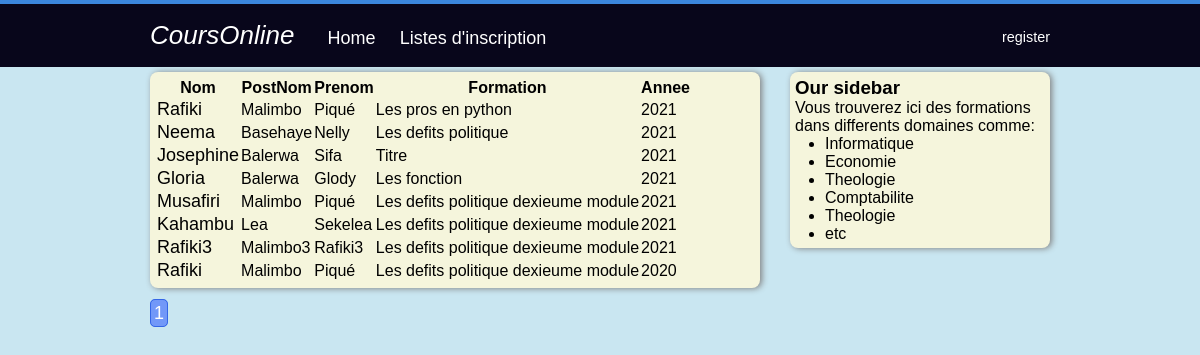
Page /listeInscrit on the committed database.
### inscriptionFormation/models.py (models this page shows, shortened)
class Inscription(db.Model):
    idInsc = db.Column(db.Integer, primary_key=True)
    montantInsc = db.Column(db.Integer, nullable=False, unique=False)
    EtuidFk = db.Column(db.Integer, db.ForeignKey(
        'etudiant.idEtu'), nullable=False, unique=False)
    formatIdFk = db.Column(db.Integer, db.ForeignKey(
        'formation.idFormat'), nullable=False, unique=False)
    anneeIdFk = db.Column(db.String(4), db.ForeignKey(
        'annee.idAnnee'), nullable=False, unique=False)
    paie = db.relationship('Paiement', backref='authorPaiement', lazy=True)

class Etudiant(db.Model):
    idEtu = db.Column(db.Integer, primary_key=True)
    nomEtu = db.Column(db.String(25), nullable=False, unique=False)
    postNomEtu = db.Column(db.String(30), nullable=False, unique=False)
    prenomEtu = db.Column(db.String(30), nullable=False, unique=False)
    sexeEtu = db.Column(db.String(30), nullable=False, unique=False)
    adressEtu = db.Column(db.String(1), nullable=False, unique=False)
    telEtu = db.Column(db.String(15), unique=True, nullable=False)
    emailEtu = db.Column(db.String(120), unique=True, nullable=False)
    inscri = db.relationship('Inscription', backref='authorEtut', lazy=True)

class Formation(db.Model):
    idFormat = db.Column(db.Integer, primary_key=True)
    intituleFormat = db.Column(db.String(300), nullable=True)
    dateDebutFormat = db.Column(
        db.Date, nullable=False, default=datetime.utcnow(), unique=False)
    dateFinFormat = db.Column(
        db.Date, nullable=False, default=datetime.utcnow(), unique=False)
    inscri = db.relationship('Inscription', backref='authorForm', lazy=True)

class Annee(db.Model):
    idAnnee = db.Column(db.String(4), primary_key=True,
                        autoincrement=False, unique=False)
    inscri = db.relationship('Inscription', backref='authorAnnee', lazy=True)

### inscriptionFormation/routes.py (the view)
@app.route("/listeInscrit")
def afficheListe():
    page = request.args.get('page', 1, type=int)
    inscris = Inscription.query.order_by(
        Inscription.anneeIdFk.desc()).paginate(page=page, per_page=20)
    return render_template('/pages/afficheListe.html', inscris=inscris)

### inscriptionFormation/templates/pages/afficheListe.html
{% extends "layout/default.html" %} {% block body %}
<div class="body_wrapper">
  <article class="article_wrapper">
    <table class="tableListe-wrapper">
      <thead>
        <tr>
          <th>Nom</th>
          <th>PostNom</th>
          <th>Prenom</th>
          <th>Formation</th>
          <th>Annee</th>
        </tr>
      </thead>
      <tbody>
        {% for inscri in inscris.items %}
        <tr>
          <td>
            <a href=" {{url_for('ownerinscri',idInsc = inscri.idInsc)}}">{{inscri.authorEtut.nomEtu}}</a>
          </td>
          <td>{{inscri.authorEtut.postNomEtu}} </td>
          <td>{{inscri.authorEtut.prenomEtu}} </td>
          <td>{{inscri.authorForm.intituleFormat}}
          </td>
          <td>{{inscri.authorAnnee.idAnnee}}</td>
        </tr>
        {% endfor %}
      </tbody>
    </table>
  </article>
  <div class="button_pages_wrapper">
    {% for page_num in inscris.iter_pages(left_edge =1,right_edge
    =1,left_current= 1, right_current =2) %}{% if page_num %} {% if inscris.page
    ==page_num %}
    <a href="{{url_for('afficheListe', page = page_num)}}" class="button_pages button_pages_color">{{page_num}}</a>
    {% else %}
    <a href="{{url_for('afficheListe', page = page_num)}}" class="button_pages">{{page_num}}</a>
    {% endif %}
    {% else %}
    ...
    {% endif %}
    {% endfor %}
  </div>
</div>
{% endblock %}

### inscriptionFormation/templates/layout/default.html (shortened to what this page needs)
<!DOCTYPE html>
<html lang="en">
<head>
    <link rel="stylesheet" type="text/css" href="{{url_for('static', filename = 'style_home.css')}}">
    <link rel="stylesheet" type="text/css" href="{{url_for('static', filename = 'style_blo.css')}}">
    <link rel="stylesheet" type="text/css" href="{{url_for('static', filename = 'styleAccount.css')}}">
    <link rel="stylesheet" type="text/css" href="{{url_for('static', filename = 'style_update.css')}}">
    <link rel="stylesheet" type="text/css" href="{{url_for('static', filename = 'style_logi_registratio.css')}}">
</head>
<body>
    {% include 'layout/nav.html' %}
    <div class="wrapper">
        {% block body %}{% endblock %}
        {% include 'layout/sidebar.html' %}
    </div>
</body>
</html>

### inscriptionFormation/templates/layout/nav.html (shortened to what this page needs)
<nav class='navbar-wrapper'>
    <div class="wrapper">
        <div class="navbar-left-wrapper nav">
            <a href="{{url_for('home')}}" class="brand">CoursOnline</a>
            <a href="{{url_for('home')}}">Home</a>
            <a href="{{url_for('afficheListe')}}">Listes d'inscription</a>
        </div>
        <div class="navbar-right-wrapper nav">
            <a href="#">register</a>
        </div>
    </div>
</nav>

### inscriptionFormation/templates/layout/sidebar.html
<div class="sidebar_wrapper body_wrapper">
    <h3>Our sidebar</h3>
    <p>Vous trouverez ici des formations dans differents domaines comme:</p>
    <div>
        <ul>
            <li>Informatique</li>
            <li>Economie</li>
            <li>Theologie</li>
            <li>Comptabilite</li>
            <li>Theologie</li>
            <li>etc</li>
        </ul>
    </div>
</div>

### inscriptionFormation/static/style_home.css (style rules this page uses)
* { margin: 0; padding: 0; }
.wrapper { width: 900px; max-width: 90%; margin: 0px auto; }
body { background-color: rgb(201, 230, 241); font-family: Arial, Helvetica, sans-serif, sans-serif; }
.navbar-wrapper { background-color: rgb(8, 6, 27); border-top: 4px solid rgb(59, 134, 221); padding: 1em 0; margin-bottom: 5px; }
.wrapper .body_wrapper, .wrapper .nav { display: inline-block; }
.navbar-right-wrapper { float: right; }
.navbar-right-wrapper a { font-size: 0.9em; }
.navbar-right-wrapper a, .navbar-left-wrapper a { color: #fff; text-decoration: none; margin-right: 1.1em; }
.navbar-left-wrapper .brand { font-size: 26px; font-style: italic; color: white; }
.navbar-right-wrapper a:last-child { margin-right: 0; }
.navbar-right-wrapper { margin-top: 7.6px; }
.article_wrapper { display: flex; }

### inscriptionFormation/static/style_blo.css (style rules this page uses)
.wrapper .sidebar_wrapper { float: right; }
.article_wrapper, .sidebar_wrapper { border: solid 0px; margin-bottom: 5px; padding: 5px; border-radius: 8px; background-color: beige; box-shadow: gray 2px 0.5px 0.4pc; }
.article_wrapper { width: 600px; }
.sidebar_wrapper { width: 250px; }
.sidebar_wrapper ul { padding-left: 30px; }
.button_pages { border: solid 1px rgb(52, 102, 230); padding: 3px; color: rgb(52, 102, 230); border-radius: 5px; text-decoration: none; }
.button_pages_wrapper { margin-top: 15px; margin-bottom: 15px; }
.button_pages_color { background-color: rgb(114, 152, 248); color: white; }
a { text-decoration: none; font-size: large; color: black; }

### rows in the picture
Inscription: authorEtut.nomEtu "Rafiki", authorEtut.postNomEtu "Malimbo", authorEtut.prenomEtu "Piqué", authorForm.intituleFormat "Les pros en python", authorAnnee.idAnnee "2021"
Inscription: authorEtut.nomEtu "Neema", authorEtut.postNomEtu "Basehaye", authorEtut.prenomEtu "Nelly", authorForm.intituleFormat "Les defits politique", authorAnnee.idAnnee "2021"
Inscription: authorEtut.nomEtu "Josephine", authorEtut.postNomEtu "Balerwa", authorEtut.prenomEtu "Sifa", authorForm.intituleFormat "Titre", authorAnnee.idAnnee "2021"
Inscription: authorEtut.nomEtu "Gloria", authorEtut.postNomEtu "Balerwa", authorEtut.prenomEtu "Glody", authorForm.intituleFormat "Les fonction", authorAnnee.idAnnee "2021"
Inscription: authorEtut.nomEtu "Musafiri", authorEtut.postNomEtu "Malimbo", authorEtut.prenomEtu "Piqué", authorForm.intituleFormat "Les defits politique dexieume module", authorAnnee.idAnnee "2021"
Inscription: authorEtut.nomEtu "Kahambu", authorEtut.postNomEtu "Lea", authorEtut.prenomEtu "Sekelea", authorForm.intituleFormat "Les defits politique dexieume module", authorAnnee.idAnnee "2021"
Inscription: authorEtut.nomEtu "Rafiki3", authorEtut.postNomEtu "Malimbo3", authorEtut.prenomEtu "Rafiki3", authorForm.intituleFormat "Les defits politique dexieume module", authorAnnee.idAnnee "2021"
Inscription: authorEtut.nomEtu "Rafiki", authorEtut.postNomEtu "Malimbo", authorEtut.prenomEtu "Piqué", authorForm.intituleFormat "Les defits politique dexieume module", authorAnnee.idAnnee "2020"

### other values in the picture
{{ page_num }} "1"
